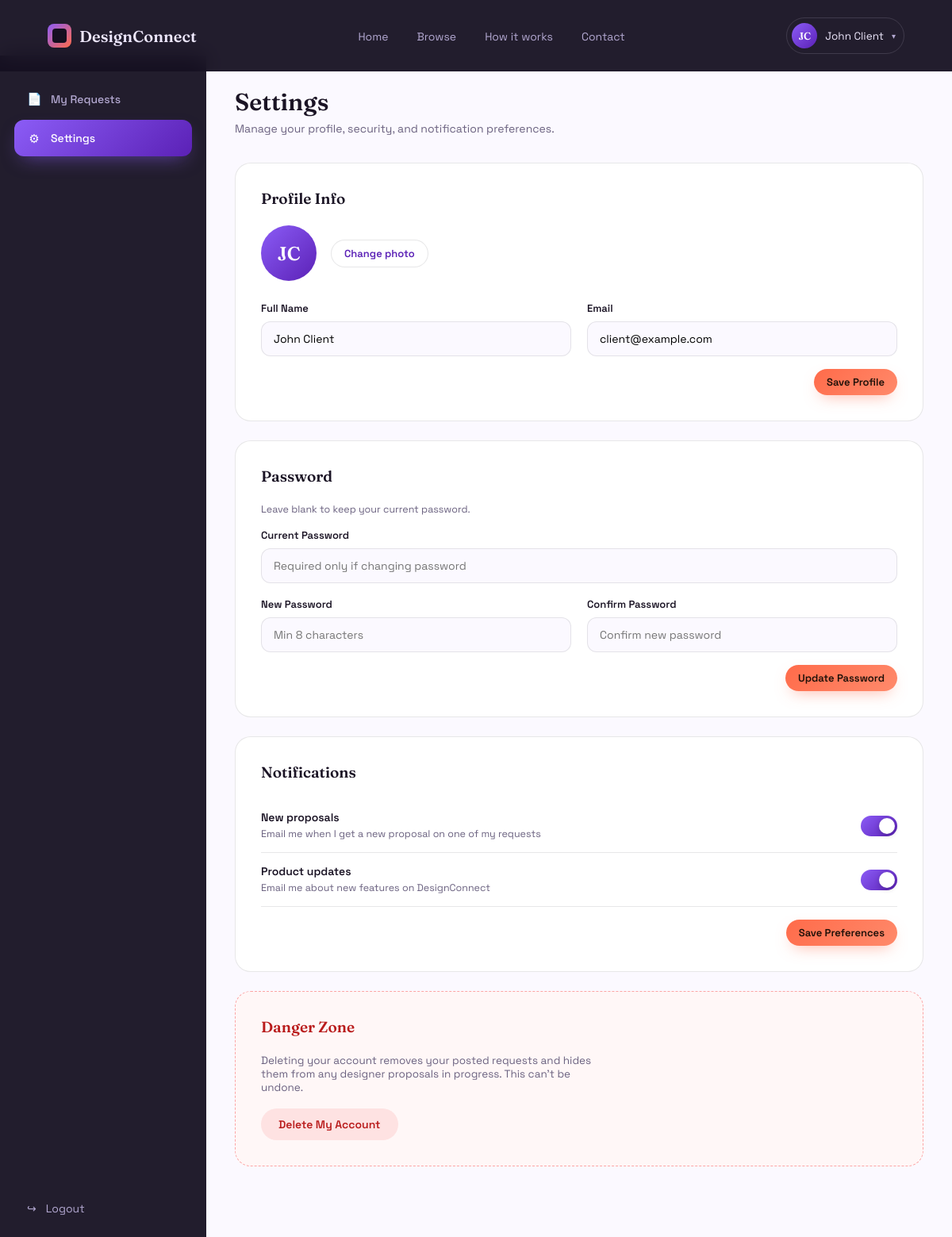
/Client/Settings/ (signed in), run on the app's committed database.
### tables this page shows
CREATE TABLE users (
    id INT PRIMARY KEY AUTO_INCREMENT,
    name VARCHAR(100) NOT NULL,
    email VARCHAR(150) NOT NULL UNIQUE,
    password VARCHAR(255) NOT NULL,
    role ENUM('client', 'designer') NOT NULL,
    avatar VARCHAR(255) NULL,
    bio TEXT NULL,
    specialty VARCHAR(100) NULL,
    portfolio_link VARCHAR(255) NULL,
    instagram VARCHAR(150) NULL,
    behance VARCHAR(150) NULL,
    whatsapp VARCHAR(50) NULL,
    notify_new_proposal BOOLEAN DEFAULT TRUE,
    notify_new_request BOOLEAN DEFAULT TRUE,
    created_at DATETIME NOT NULL
);

### Client/Controller/SettingsController.php (called while the page is built, shortened)
<?php
require_once __DIR__ . '/../Model/SettingsModel.php';
require_once __DIR__ . '/../View/SettingsView.php';
class SettingsController extends Authentification {
    function displaySettings() {
        $clientId = $this->getClientId();
        $model = new SettingsModel();
        $user = $model->getUserById($clientId);
        $view = new SettingsView();
         $avatar= $this->getUserAvatar();
        $view->displaySettingsView($user, $this->getClientName(),$avatar);
    }
}
?>

### Client/Model/SettingsModel.php (called while the page is built, shortened)
<?php
class SettingsModel extends Connexion {
    function connectdb() {
        $dataBase = $this->connecterBDD($this->name, $this->host, $this->user, $this->password);
        $dataBase->setAttribute(PDO::ATTR_ERRMODE, PDO::ERRMODE_EXCEPTION);
        $dataBase->setAttribute(PDO::ATTR_EMULATE_PREPARES, false);
        return $dataBase;
    }
    function getUserById($userId) {
        $db = $this->connectdb();
        $stmt = $db->prepare("SELECT * FROM users WHERE id = :id");
        $stmt->execute(['id' => $userId]);
        return $stmt->fetch(PDO::FETCH_ASSOC);
    }
}
?>

### Client/View/SettingsView.php (the view, shortened to what this page needs)
<?php
require_once __DIR__ . '/./GlobalView.php';
class SettingsView extends GlobalView {
    function content($user, $name,$avatar) {
        $avatarUrl = !empty($user['avatar']) ? '/DesignConnect/images/' . htmlspecialchars($user['avatar']) : null;
        $initials = htmlspecialchars($this->getAvatar($user['name'] ?? ''));
        ?>
<body>
    <?php $this->nav($name,$avatar) ?>
    <div class="app-shell">
        <?php $this->sidebar('settings') ?>
        <main class="main">
            <div class="main-head">
                <div>
                    <h1>Settings</h1>
                    <p>Manage your profile, security, and notification preferences.</p>
                </div>
            </div>
            <form class="settings-card" style="animation-delay:.03s" action="/DesignConnect/Client/redirect.php" method="post" enctype="multipart/form-data">
                <h2>Profile Info</h2>
                <div class="avatar-edit">
                    <div class="av-big" style="position:relative; overflow:hidden;">
                        <span style="<?php echo $avatarUrl ? 'display:none;' : ''; ?>"><?php echo $initials; ?></span>
                    </div>
                    <label class="btn btn-outline btn-sm" style="cursor:pointer;">
                        Change photo
                    </label>
                </div>
                <div class="form-grid">
                    <div class="field">
                        <label>Full Name</label>
                        <input type="text" name="name" value="<?php echo htmlspecialchars($user['name']); ?>" required>
                    </div>
                    <div class="field">
                        <label>Email</label>
                        <input type="email" name="email" value="<?php echo htmlspecialchars($user['email']); ?>" required>
                    </div>
                </div>
                <div style="text-align:right; margin-top:16px;">
                    <button type="submit" class="btn btn-solid btn-sm">Save Profile</button>
                </div>
            </form>
            <form id="passwordForm" class="settings-card" style="animation-delay:.11s" action="/DesignConnect/Client/redirect.php" method="post">
                <h2>Password</h2>
                <p style="font-size:12.5px; color:var(--text-on-paper-dim); margin-bottom:16px;">Leave blank to keep your current password.</p>
                <div class="form-grid">
                    <div class="field span-2">
                        <label>Current Password</label>
                        <input type="password" name="current_password" placeholder="Required only if changing password">
                    </div>
                    <div class="field">
                        <label>New Password</label>
                        <input type="password" name="new_password" placeholder="Min 8 characters">
                    </div>
                    <div class="field">
                        <label>Confirm Password</label>
                        <input type="password" name="confirm_password" placeholder="Confirm new password">
                    </div>
                </div>
                <div style="display:flex; justify-content:flex-end; margin-top:16px;">
                    <button type="submit" class="btn btn-solid btn-sm">Update Password</button>
                </div>
            </form>
            <form class="settings-card" style="animation-delay:.19s" action="/DesignConnect/Client/redirect.php" method="post">
                <h2>Notifications</h2>
                <div class="toggle-row">
                    <div class="txt"><strong>New proposals</strong><span>Email me when I get a new proposal on one of my requests</span></div>
                    <label class="switch"><input type="checkbox" name="notify_new_proposal" <?php echo !empty($user['notify_new_proposal']) ? 'checked' : ''; ?>><span class="track"></span></label>
                </div>
                <div class="toggle-row">
                    <div class="txt"><strong>Product updates</strong><span>Email me about new features on DesignConnect</span></div>
                    <label class="switch"><input type="checkbox" name="notify_new_request" <?php echo !empty($user['notify_new_request']) ? 'checked' : ''; ?>><span class="track"></span></label>
                </div>
                <div style="text-align:right; margin-top:16px;">
                    <button type="submit" class="btn btn-solid btn-sm">Save Preferences</button>
                </div>
            </form>
            <div class="settings-card danger-zone" style="animation-delay:.27s">
                <h2>Danger Zone</h2>
                <p>Deleting your account removes your posted requests and hides them from any designer proposals in progress. This can't be undone.</p>
                <button class="btn btn-danger" type="button" id="deleteBtn">Delete My Account</button>
            </div>
        </main>
    </div>
<?php
    }
    function displaySettingsView($user, $name,$avatar) {
        $this->head();
        $this->content($user, $name,$avatar);
        $this->closepage();
    }
}
?>

### Client/View/GlobalView.php (shortened to what this page needs)
<?php
Class GlobalView{
function head(){
?>
<!DOCTYPE html>
<html lang="en">
<head>
<link rel="stylesheet" href="/DesignConnect/Client/index.css">
</head>
<?php
}
function nav($name,$avatar){
  ?>
    <nav class="nav" id="nav">
    <div class="logo"><span class="logo-mark "></span><span class="logo-text">DesignConnect</span></div>
    <ul class="nav-links">
      <li><a href="/DesignConnect/Public/">Home</a></li>
      <li><a href="/DesignConnect/Public/Browse/">Browse</a></li>
      <li><a href="#how">How it works</a></li>
      <li><a href="/DesignConnect/Public/Contact/">Contact</a></li>
    </ul>
     <?php
              $initials = htmlspecialchars($this->getAvatar($name));
        ?>
    <div class="avatar-menu" id="avatarMenu">
      <div class="avatar-btn"id="avatarBtn">
          <span class="avatar-initials av"><?php echo $initials; ?></span>
        <span><?php echo htmlspecialchars($name)?></span>
        <span class="caret">▾</span>
      </div>
    </div>
  </nav>
  <?php
}
function sidebar($active = ''){
?>
 <aside class="sidebar">
      <nav class="side-nav" id="sideNav">
        <a href="/DesignConnect/Client/Dashboard/" class="non<?php echo $active === 'dashboard' ? ' active' : ''; ?>" data-i="0"><span class="ic">📄</span> My Requests</a>
        <a href="/DesignConnect/Client/Settings/" class="non<?php echo $active === 'settings' ? ' active' : ''; ?>" data-i="2"><span class="ic">⚙</span> Settings</a>
      </nav>
      <div class="side-foot">
        <a href="/DesignConnect/Client/Logout/"><span class="ic">↪</span> Logout</a>
      </div>
    </aside>
<?php
}
  function closePage(){
    ?>
</body>
</html>
<?php
  }
  function getAvatar($name){
    $words = explode(" ",trim($name));
    $avatar="";
    foreach($words as $word){
      $avatar .=strtoupper($word[0]);
    }
    return $avatar;
  }
}
?>

### data on the page
users: name "JC", name "John Client", email "client@example.com"
